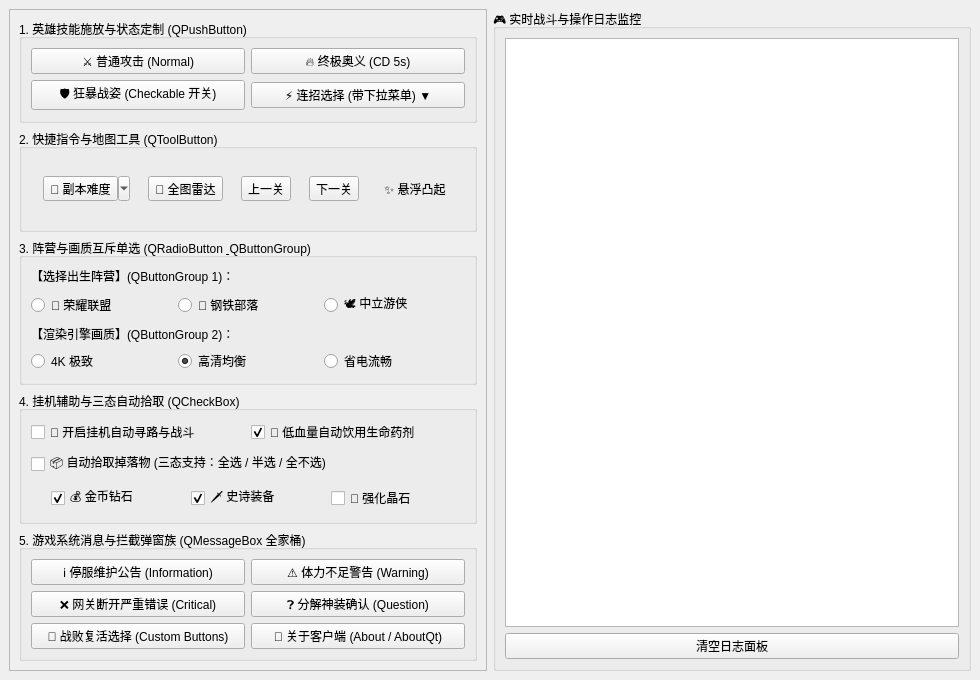
<?xml version="1.0" encoding="UTF-8"?>
<ui version="4.0">
 <class>MainWindow</class>
 <widget class="QMainWindow" name="MainWindow">
  <property name="geometry">
   <rect>
    <x>0</x>
    <y>0</y>
    <width>980</width>
    <height>680</height>
   </rect>
  </property>
  <property name="windowTitle">
   <string>RPG 游戏控制台与全能按钮/弹窗实战 (demo_buttons)</string>
  </property>
  <widget class="QWidget" name="centralwidget">
   <layout class="QHBoxLayout" name="horizontalLayoutMain">
    <item>
     <widget class="QScrollArea" name="scrollArea">
      <property name="widgetResizable">
       <bool>true</bool>
      </property>
      <widget class="QWidget" name="scrollAreaWidgetContents">
       <property name="geometry">
        <rect>
         <x>0</x>
         <y>0</y>
         <width>540</width>
         <height>650</height>
        </rect>
       </property>
       <layout class="QVBoxLayout" name="verticalLayoutScroll">
        <item>
         <widget class="QGroupBox" name="groupSkills">
          <property name="title">
           <string>1. 英雄技能施放与状态定制 (QPushButton)</string>
          </property>
          <layout class="QGridLayout" name="gridLayoutSkills">
           <item row="0" column="0">
            <widget class="QPushButton" name="btnNormalAttack">
             <property name="text">
              <string>⚔️ 普通攻击 (Normal)</string>
             </property>
            </widget>
           </item>
           <item row="0" column="1">
            <widget class="QPushButton" name="btnUltimateSkill">
             <property name="text">
              <string>🔥 终极奥义 (CD 5s)</string>
             </property>
            </widget>
           </item>
           <item row="1" column="0">
            <widget class="QPushButton" name="btnToggleStance">
             <property name="text">
              <string>🛡️ 狂暴战姿 (Checkable 开关)</string>
             </property>
             <property name="checkable">
              <bool>true</bool>
             </property>
            </widget>
           </item>
           <item row="1" column="1">
            <widget class="QPushButton" name="btnComboMenu">
             <property name="text">
              <string>⚡ 连招选择 (带下拉菜单) ▼</string>
             </property>
            </widget>
           </item>
          </layout>
         </widget>
        </item>
        <item>
         <widget class="QGroupBox" name="groupTools">
          <property name="title">
           <string>2. 快捷指令与地图工具 (QToolButton)</string>
          </property>
          <layout class="QHBoxLayout" name="horizontalLayoutTools">
           <item>
            <widget class="QToolButton" name="toolBtnDungeon">
             <property name="text">
              <string>🏰 副本难度</string>
             </property>
             <property name="popupMode">
              <enum>QToolButton::MenuButtonPopup</enum>
             </property>
            </widget>
           </item>
           <item>
            <widget class="QToolButton" name="toolBtnRadar">
             <property name="text">
              <string>📡 全图雷达</string>
             </property>
             <property name="popupMode">
              <enum>QToolButton::InstantPopup</enum>
             </property>
            </widget>
           </item>
           <item>
            <widget class="QToolButton" name="toolBtnPrev">
             <property name="text">
              <string>上一关</string>
             </property>
            </widget>
           </item>
           <item>
            <widget class="QToolButton" name="toolBtnNext">
             <property name="text">
              <string>下一关</string>
             </property>
            </widget>
           </item>
           <item>
            <widget class="QToolButton" name="toolBtnAutoRaise">
             <property name="text">
              <string>✨ 悬浮凸起</string>
             </property>
             <property name="autoRaise">
              <bool>true</bool>
             </property>
            </widget>
           </item>
          </layout>
         </widget>
        </item>
        <item>
         <widget class="QGroupBox" name="groupRadios">
          <property name="title">
           <string>3. 阵营与画质互斥单选 (QRadioButton &amp; QButtonGroup)</string>
          </property>
          <layout class="QVBoxLayout" name="verticalLayoutRadios">
           <item>
            <widget class="QLabel" name="labelCamp">
             <property name="text">
              <string>【选择出生阵营】(QButtonGroup 1)：</string>
             </property>
            </widget>
           </item>
           <item>
            <layout class="QHBoxLayout" name="horizontalLayoutCamp">
             <item>
              <widget class="QRadioButton" name="radioAlliance">
               <property name="text">
                <string>🦁 荣耀联盟</string>
               </property>
               <property name="checked">
                <bool>true</bool>
               </property>
              </widget>
             </item>
             <item>
              <widget class="QRadioButton" name="radioHorde">
               <property name="text">
                <string>🐺 钢铁部落</string>
               </property>
              </widget>
             </item>
             <item>
              <widget class="QRadioButton" name="radioNeutral">
               <property name="text">
                <string>🕊️ 中立游侠</string>
               </property>
              </widget>
             </item>
            </layout>
           </item>
           <item>
            <widget class="QLabel" name="labelQuality">
             <property name="text">
              <string>【渲染引擎画质】(QButtonGroup 2)：</string>
             </property>
            </widget>
           </item>
           <item>
            <layout class="QHBoxLayout" name="horizontalLayoutQuality">
             <item>
              <widget class="QRadioButton" name="radioQualityUltra">
               <property name="text">
                <string>4K 极致</string>
               </property>
              </widget>
             </item>
             <item>
              <widget class="QRadioButton" name="radioQualityHigh">
               <property name="text">
                <string>高清均衡</string>
               </property>
               <property name="checked">
                <bool>true</bool>
               </property>
              </widget>
             </item>
             <item>
              <widget class="QRadioButton" name="radioQualityPower">
               <property name="text">
                <string>省电流畅</string>
               </property>
              </widget>
             </item>
            </layout>
           </item>
          </layout>
         </widget>
        </item>
        <item>
         <widget class="QGroupBox" name="groupChecks">
          <property name="title">
           <string>4. 挂机辅助与三态自动拾取 (QCheckBox)</string>
          </property>
          <layout class="QVBoxLayout" name="verticalLayoutChecks">
           <item>
            <layout class="QHBoxLayout" name="horizontalLayoutAuto">
             <item>
              <widget class="QCheckBox" name="chkAutoBattle">
               <property name="text">
                <string>🤖 开启挂机自动寻路与战斗</string>
               </property>
              </widget>
             </item>
             <item>
              <widget class="QCheckBox" name="chkAutoPotion">
               <property name="text">
                <string>🧪 低血量自动饮用生命药剂</string>
               </property>
               <property name="checked">
                <bool>true</bool>
               </property>
              </widget>
             </item>
            </layout>
           </item>
           <item>
            <widget class="QCheckBox" name="chkLootAll">
             <property name="text">
              <string>📦 自动拾取掉落物 (三态支持：全选 / 半选 / 全不选)</string>
             </property>
             <property name="tristate">
              <bool>true</bool>
             </property>
            </widget>
           </item>
           <item>
            <layout class="QHBoxLayout" name="horizontalLayoutLootSub">
             <property name="leftMargin">
              <number>20</number>
             </property>
             <item>
              <widget class="QCheckBox" name="chkLootGold">
               <property name="text">
                <string>💰 金币钻石</string>
               </property>
               <property name="checked">
                <bool>true</bool>
               </property>
              </widget>
             </item>
             <item>
              <widget class="QCheckBox" name="chkLootEquip">
               <property name="text">
                <string>🗡️ 史诗装备</string>
               </property>
               <property name="checked">
                <bool>true</bool>
               </property>
              </widget>
             </item>
             <item>
              <widget class="QCheckBox" name="chkLootMaterial">
               <property name="text">
                <string>💎 强化晶石</string>
               </property>
              </widget>
             </item>
            </layout>
           </item>
          </layout>
         </widget>
        </item>
        <item>
         <widget class="QGroupBox" name="groupMessages">
          <property name="title">
           <string>5. 游戏系统消息与拦截弹窗族 (QMessageBox 全家桶)</string>
          </property>
          <layout class="QGridLayout" name="gridLayoutMessages">
           <item row="0" column="0">
            <widget class="QPushButton" name="btnMsgInfo">
             <property name="text">
              <string>ℹ️ 停服维护公告 (Information)</string>
             </property>
            </widget>
           </item>
           <item row="0" column="1">
            <widget class="QPushButton" name="btnMsgWarning">
             <property name="text">
              <string>⚠️ 体力不足警告 (Warning)</string>
             </property>
            </widget>
           </item>
           <item row="1" column="0">
            <widget class="QPushButton" name="btnMsgCritical">
             <property name="text">
              <string>❌ 网关断开严重错误 (Critical)</string>
             </property>
            </widget>
           </item>
           <item row="1" column="1">
            <widget class="QPushButton" name="btnMsgQuestion">
             <property name="text">
              <string>❓ 分解神装确认 (Question)</string>
             </property>
            </widget>
           </item>
           <item row="2" column="0">
            <widget class="QPushButton" name="btnMsgCustom">
             <property name="text">
              <string>👑 战败复活选择 (Custom Buttons)</string>
             </property>
            </widget>
           </item>
           <item row="2" column="1">
            <widget class="QPushButton" name="btnMsgAbout">
             <property name="text">
              <string>📜 关于客户端 (About / AboutQt)</string>
             </property>
            </widget>
           </item>
          </layout>
         </widget>
        </item>
       </layout>
      </widget>
     </widget>
    </item>
    <item>
     <widget class="QGroupBox" name="groupLog">
      <property name="title">
       <string>🎮 实时战斗与操作日志监控</string>
      </property>
      <layout class="QVBoxLayout" name="verticalLayoutLog">
       <item>
        <widget class="QPlainTextEdit" name="textLog">
         <property name="readOnly">
          <bool>true</bool>
         </property>
         <property name="font">
          <font>
           <family>Consolas</family>
           <pointsize>9</pointsize>
          </font>
         </property>
        </widget>
       </item>
       <item>
        <widget class="QPushButton" name="btnClearLog">
         <property name="text">
          <string>清空日志面板</string>
         </property>
        </widget>
       </item>
      </layout>
     </widget>
    </item>
   </layout>
  </widget>
 </widget>
 <resources/>
 <connections/>
</ui>
